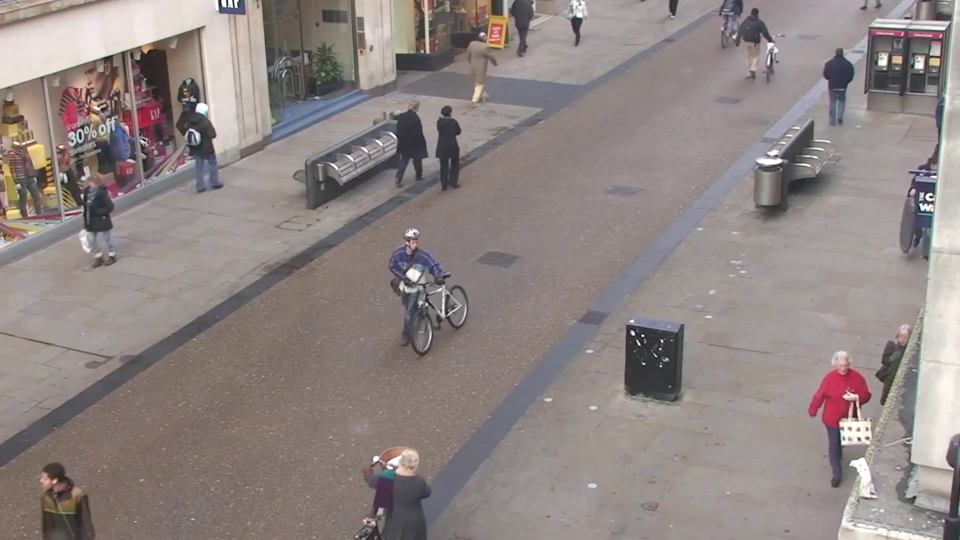
#> input picture frame 30 of yolo/assets/test.mp4, 1920 x 1080 px (shown at 1/2 size)
$ python count-person.py
#> lines starting #> are read from the running program, lines starting #| are printed output that depends on the picture
### yolo/person/tracker.py
import math


class Tracker:
    def __init__(self):
        # Store the center positions of the objects
        self.center_points = {}
        # Keep the count of the IDs
        # each time a new object id detected, the count will increase by one
        self.id_count = 0


    def update(self, objects_rect):
        # Objects boxes and ids
        objects_bbs_ids = []

        # Get center point of new object
        for rect in objects_rect:
            x, y, w, h = rect
            cx = (x + x + w) // 2
            cy = (y + y + h) // 2

            # Find out if that object was detected already
            same_object_detected = False
            for id, pt in self.center_points.items():
                dist = math.hypot(cx - pt[0], cy - pt[1])

                if dist < 35:
                    self.center_points[id] = (cx, cy)
                    #                    print(self.center_points)
                    objects_bbs_ids.append([x, y, w, h, id])
                    same_object_detected = True
                    break

            # New object is detected we assign the ID to that object
            if same_object_detected is False:
                self.center_points[self.id_count] = (cx, cy)
                objects_bbs_ids.append([x, y, w, h, self.id_count])
                self.id_count += 1

        # Clean the dictionary by center points to remove IDS not used anymore
        new_center_points = {}
        for obj_bb_id in objects_bbs_ids:
            _, _, _, _, object_id = obj_bb_id
            center = self.center_points[object_id]
            new_center_points[object_id] = center

        # Update dictionary with IDs not used removed
        self.center_points = new_center_points.copy()
        return objects_bbs_ids

### yolo/person/count-person.py
import cv2
import numpy as np
from tracker import *
import cvzone
import time

bg_subtractor = cv2.createBackgroundSubtractorMOG2(history=200, varThreshold=140)

# 打开视频
file = r"assets/test.mp4"
video_capture = cv2.VideoCapture(file)


def RGB(event, x, y, flags, param):
    if event == cv2.EVENT_MOUSEMOVE:
        point = [x, y]
        print(point)


cv2.namedWindow('RGB')
cv2.setMouseCallback('RGB', RGB)
tracker = Tracker()

area1 = [(213, 165), (200, 189), (693, 373), (697, 341)]
area2 = [(195, 199), (186, 213), (683, 404), (689, 388)]
er = {}
counter1 = []
ex = {}
counter2 = []
while True:
    ret, frame = video_capture.read()
#> frame is the input picture: shape (1080, 1920, 3); mean B, G, R 131.5, 133.7, 143.3
    if not ret:
        break

    frame = cv2.resize(frame, (1028, 500))
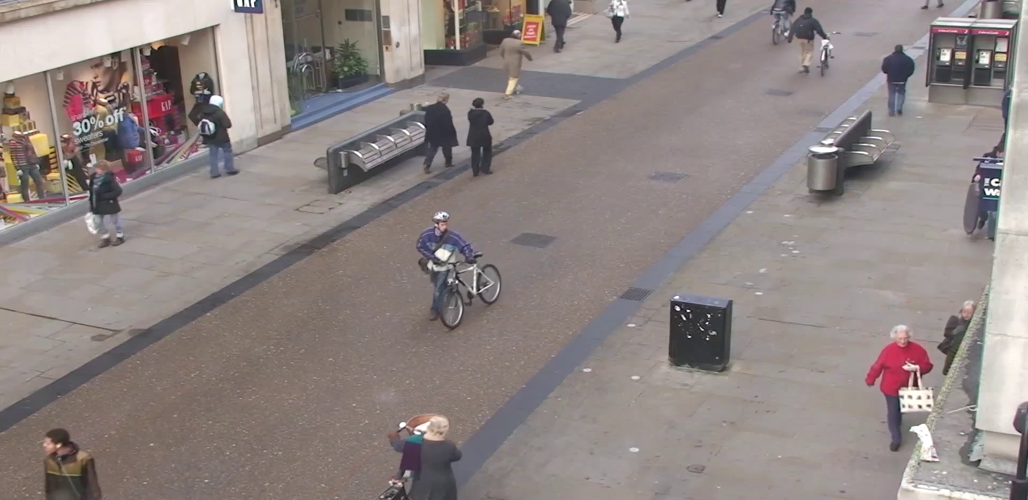
#> frame: shape (500, 1028, 3); mean B, G, R 131.4, 133.6, 143.2

    mask = bg_subtractor.apply(frame)
#> mask: shape (500, 1028); every value is 127
    _, mask = cv2.threshold(mask, 245, 255, cv2.THRESH_BINARY)
#> mask: shape (500, 1028); every value is 0
    contours, _ = cv2.findContours(mask, cv2.RETR_EXTERNAL, cv2.CHAIN_APPROX_SIMPLE)
#> contours = []
    list = []
    for cnt in contours:
        area = cv2.contourArea(cnt)
        if area > 1500:
            # cv2.drawContours(frame, [cnt], -1, (0, 255, 0), 2)
            x, y, w, h = cv2.boundingRect(cnt)
            list.append([x, y, w, h])
#> this loop made 0 passes
#> after the loop, list = []
    bbox_idx = tracker.update(list)
#> after the loop in update, `for rect in objects_rect:`: self.center_points = 0 items; self.id_count = 0
#> after the loop in update, `for obj_bb_id in objects_bbs_ids:`: new_center_points = 0 items
#> bbox_idx = []
    for bbox in bbox_idx:
        x1, y1, x2, y2, id = bbox
        cx = int(x1 + x1 + x2) // 2
        cy = int(y1 + y1 + y2) // 2
        result = cv2.pointPolygonTest(np.array(area1, np.int32), ((cx, cy)), False)
        if result >= 0:
            er[id] = (cx, cy)
        if id in er:
            result1 = cv2.pointPolygonTest(np.array(area2, np.int32), ((cx, cy)), False)
            if result1 >= 0:
                cv2.rectangle(frame, (x1, y1), (x2 + x1, y2 + y1), (0, 255, 0), 3)
                cvzone.putTextRect(frame, f'{id}', (cx, cy), 2, 2)
                cv2.circle(frame, (cx, cy), 5, (0, 255, 0), -1)
                if counter1.count(id) == 0:
                    counter1.append(id)

        result2 = cv2.pointPolygonTest(np.array(area2, np.int32), ((cx, cy)), False)
        if result2 >= 0:
            ex[id] = (cx, cy)
        if id in ex:
            result3 = cv2.pointPolygonTest(np.array(area1, np.int32), ((cx, cy)), False)
            if result3 >= 0:
                cv2.rectangle(frame, (x1, y1), (x2 + x1, y2 + y1), (0, 0, 255), 3)
                cvzone.putTextRect(frame, f'{id}', (cx, cy), 2, 2)
                cv2.circle(frame, (cx, cy), 5, (0, 255, 0), -1)
                if counter2.count(id) == 0:
                    counter2.append(id)
#> after the loop, counter1 = []; counter2 = []; er = 0 items; ex = 0 items

    cv2.polylines(frame, [np.array(area1, np.int32)], True, (0, 0, 255), 2)
    cv2.polylines(frame, [np.array(area2, np.int32)], True, (0, 0, 255), 2)

    Enter = len(counter1)
#> Enter = 0
    Exit = len(counter2)
#> Exit = 0
    cvzone.putTextRect(frame, f'ENTER:-{Enter}', (50, 60), 2, 2)
    cvzone.putTextRect(frame, f'EXIT:-{Exit}', (50, 130), 2, 2)
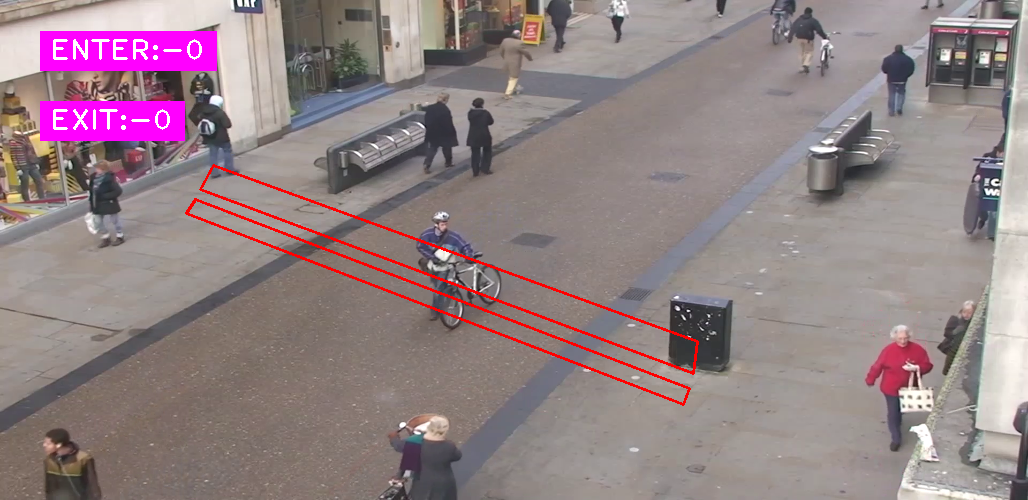
#> frame: shape (500, 1028, 3); mean B, G, R 133.1, 129.6, 147.2

    cv2.imshow('RGB', frame)
    time.sleep(0.01)
    if cv2.waitKey(1) & 0xFF == 27:  # Press 'Esc' to exit
#> (key Esc is pressed here)
        break

# 释放资源, 关闭窗口
video_capture.release()
cv2.destroyAllWindows()

$ run again, starting later in the video
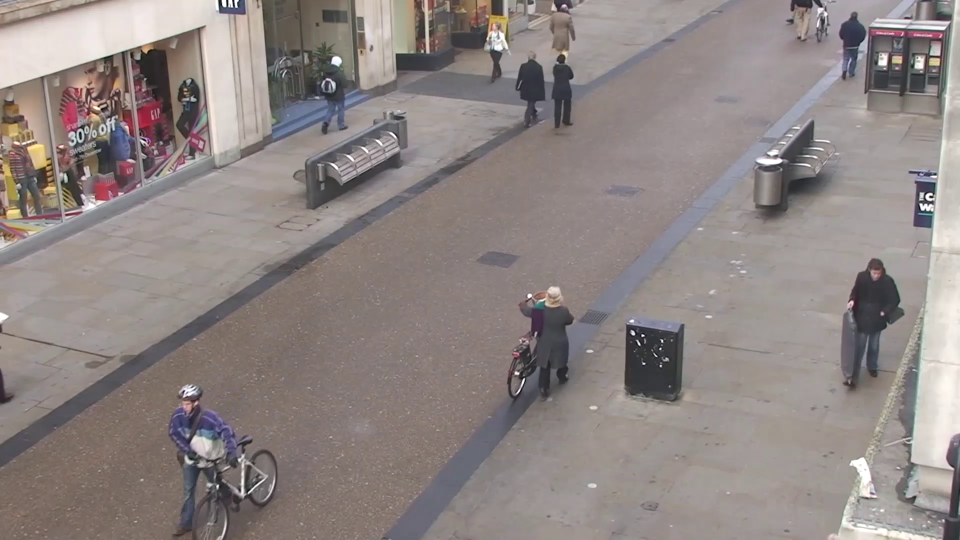
#> input picture frame 135 of yolo/assets/test.mp4, 1920 x 1080 px (shown at 1/2 size)
#> frame is the input picture: shape (1080, 1920, 3); mean B, G, R 131.7, 133.7, 142.8
#> `frame = cv2.resize(frame, (1028, 500))`:
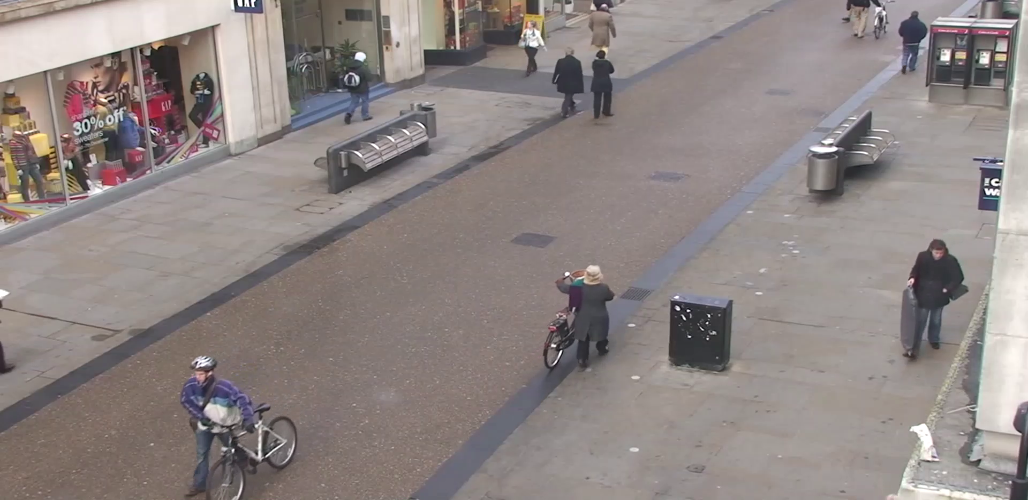
#> frame: shape (500, 1028, 3); mean B, G, R 131.6, 133.6, 142.7
#> contours = []
#> after the loop in update, `for rect in objects_rect:`: self.center_points = 0 items; self.id_count = 0
#> after the loop in update, `for obj_bb_id in objects_bbs_ids:`: new_center_points = 0 items
#> bbox_idx = []
#> after the loop `for bbox in bbox_idx:`: er = 0 items
#> Enter = 0
#> `cvzone.putTextRect(frame, f'EXIT:-{Exit}', (50, 130), 2, 2)`:
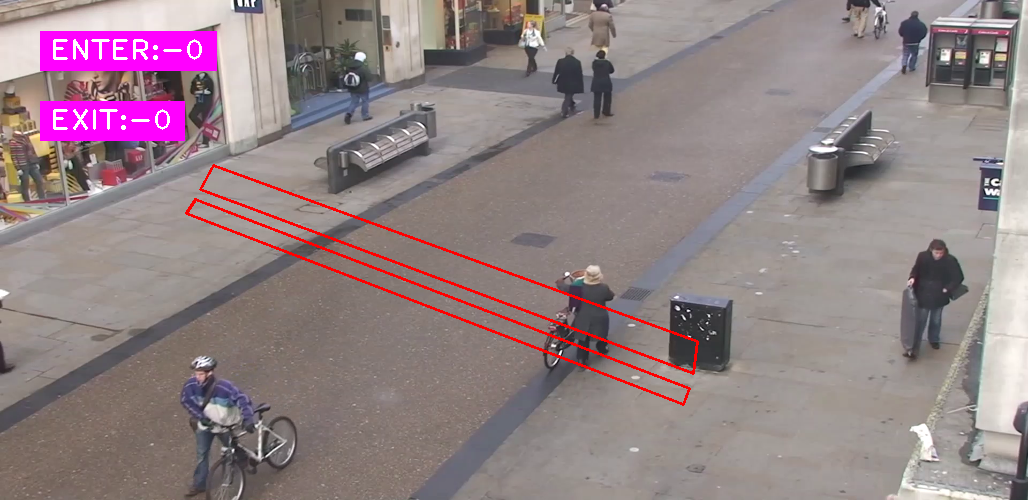
#> frame: shape (500, 1028, 3); mean B, G, R 133.3, 129.7, 146.7

$ run again, starting later in the video
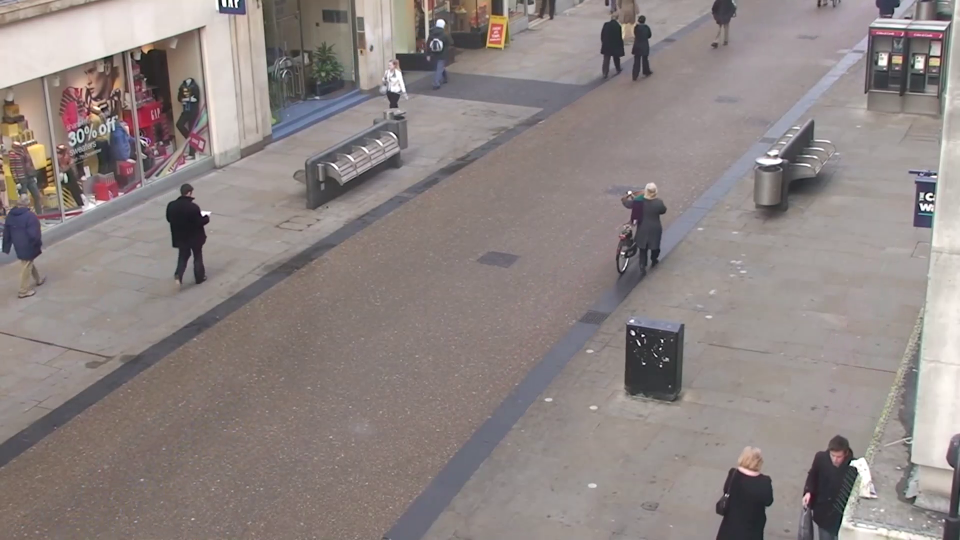
#> input picture frame 241 of yolo/assets/test.mp4, 1920 x 1080 px (shown at 1/2 size)
#> frame is the input picture: shape (1080, 1920, 3); mean B, G, R 131.2, 133, 142.2
#> `frame = cv2.resize(frame, (1028, 500))`:
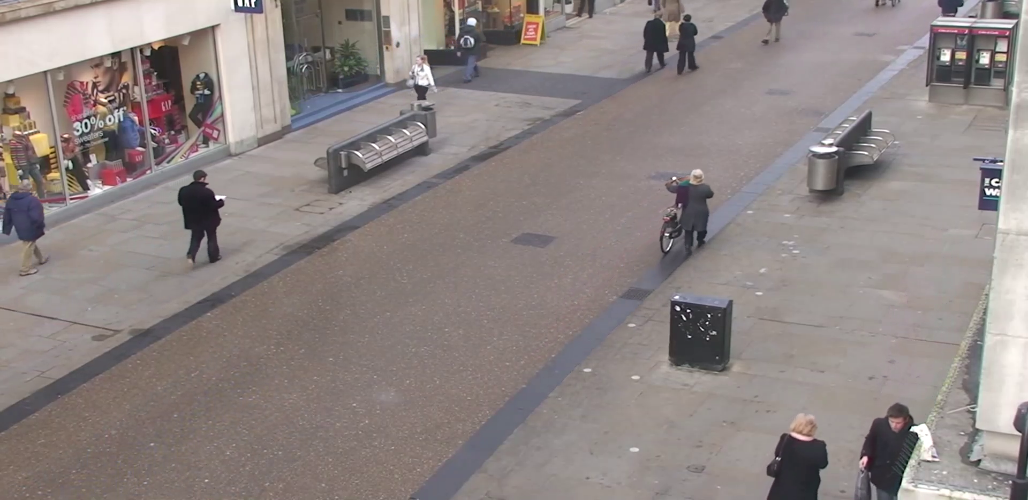
#> frame: shape (500, 1028, 3); mean B, G, R 131.1, 133, 142.1
#> contours = []
#> after the loop in update, `for rect in objects_rect:`: self.center_points = 0 items; self.id_count = 0
#> after the loop in update, `for obj_bb_id in objects_bbs_ids:`: new_center_points = 0 items
#> bbox_idx = []
#> after the loop `for bbox in bbox_idx:`: er = 0 items
#> Enter = 0
#> `cvzone.putTextRect(frame, f'EXIT:-{Exit}', (50, 130), 2, 2)`:
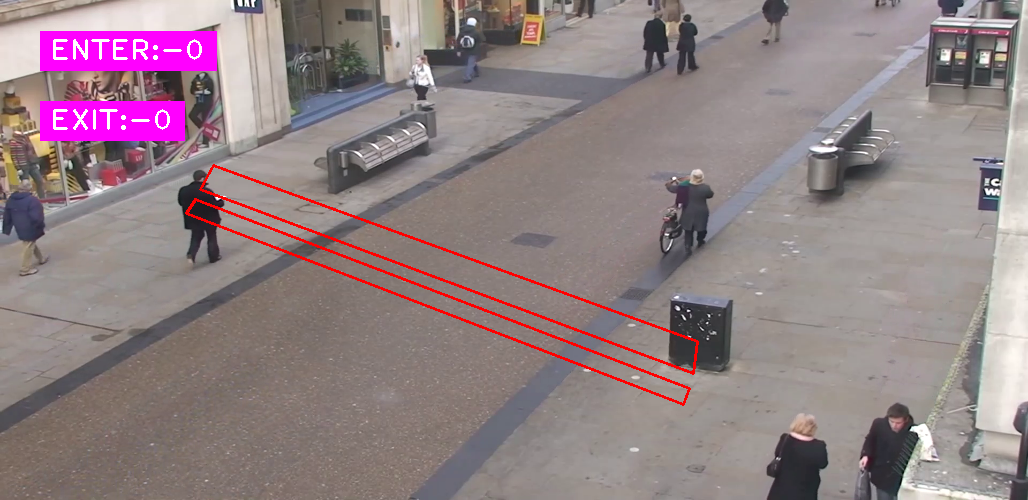
#> frame: shape (500, 1028, 3); mean B, G, R 132.9, 129, 146.1
